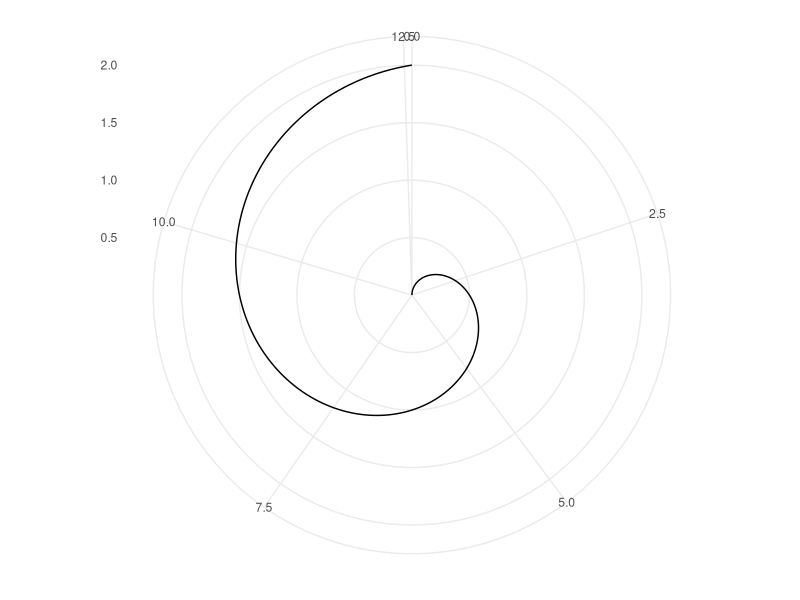

Here is the R script that generated this plot:
## ---- chunk 1
library(ggplot2)

# Generate data
r <- seq(0, 2, by = 0.01)
theta <- 2 * pi * r
df <- data.frame(theta, r)

# Make the polar plot
ggplot(df, aes(x = theta, y = r)) +
  geom_path() +
  scale_y_continuous(breaks = c(0.5, 1, 1.5, 2)) +
  coord_polar(start = 0) +
  labs(x = NULL, y = NULL) +
  theme_minimal() +
  theme(
    panel.grid.major = element_line(),
    panel.grid.minor = element_blank()
  )


